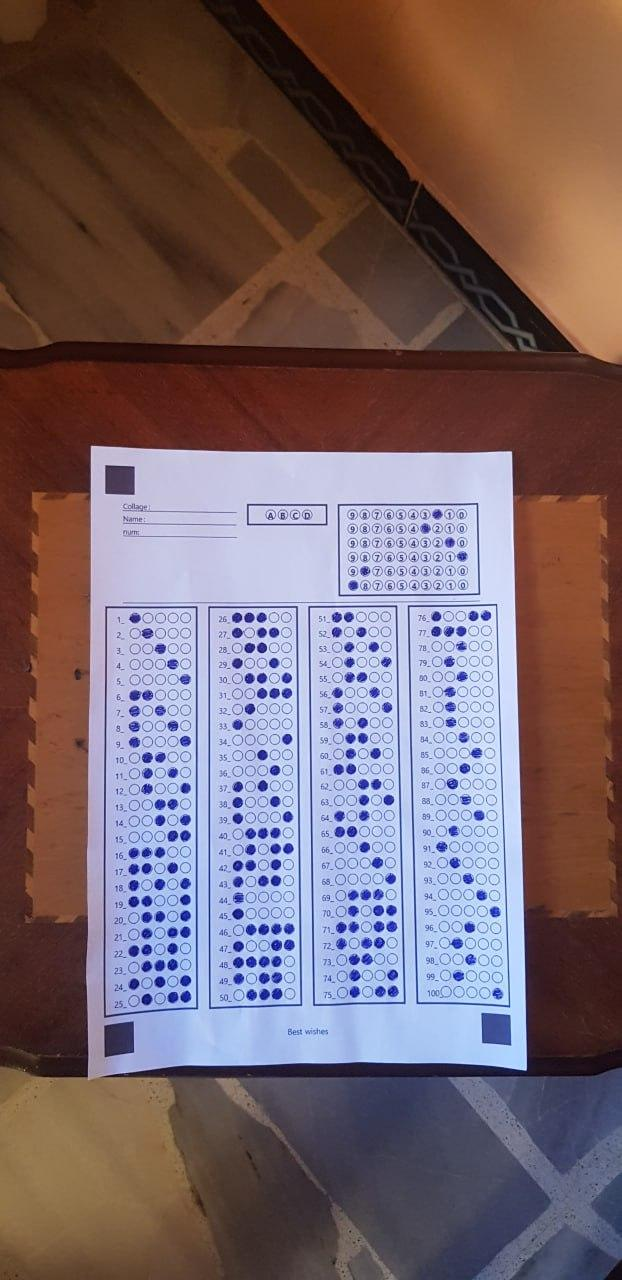
#> input picture Ai/layers/paper_detection/paper_align/p5.jpg, 622 x 1280 px, found by its file name
$ python debug.py
#> lines starting #> are read from the running program, lines starting #| are printed output that depends on the picture; after the words box and inside, x2 and y2 are one past the last pixel; in counts of white or black regions, pixels touching at a corner belong together
### Ai/libs/compass.py
import cv2
import numpy as np

def check_direction():
    pass


# this method returns the point with the biggest x+y value
# which means returns the right-bottom corner point of a square
def max_point(points):
    max = points[0]
    for point in points:
        if ((point[0]+point[1])>(max[0]+max[1])):
            max = point
    return max

def max_Y_point(points):
    max = points[0]
    for point in points:
        if (point[1]>max[1]):
            max = point
    return max

def max_X_point(points):
    max = points[0]
    for point in points:
        if (point[0]>max[0]):
            max = point
    return max

# [6 lines left out: function min_Y_point, not called in this run]

def min_X_point(points):
    min = points[0]
    for point in points:
        if (point[0]<min[0]):
            min = point
    return min


# this method returns the point with the biggest x+y value
# which means returns the right-bottom corner point of a square
def min_point(points):
    min = points[0]
    for point in points:
        if ((point[0]+point[1])<min[0]+min[1]):
            min = point
    return min

def min_Y_point(points):
    min = points[0]
    for point in points:
        if (point[1]<min[1]):
            min = point
    return min

# this method approximate a contour which it's shape is close to a rectangle shape into exact rectangle
# this function returns two points represents the rectangle of a rectangled contours
def fix_rectangled_countours(contrs ):
    formated_contrs = [ [i[0] for i in cnt ] for cnt in contrs]
    rectangles = []
    for formated_cnt in formated_contrs:
        if(type(formated_cnt[0]) != type(np.array([0,0]))):
            break
        l_top_point = (min_X_point(formated_cnt)[0] , min_Y_point(formated_cnt)[1] )
        r_bottom_point = (max_X_point(formated_cnt)[0] , max_Y_point(formated_cnt)[1] )

        rectangles.append({"L_top_point":l_top_point ,"R_bottom_point":r_bottom_point })

    return rectangles

# check if some point is close to a point within a squared reange
def in_squared_range(center, dist ,point):
    return ( abs(point[0]-center[0])<dist and abs(point[1]-center[1])<dist )

def is_point_in_clusters(clusters , point , range=10):
    for cluster in clusters:
        if(in_squared_range(cluster , range , point)):
            return True
    return False

def remove_cnt_duplicates(contrs , range):
    formated_contrs = [ {'cnt':[i[0] for i in cnt ]   , "R_bottom_point": (0,0) } for cnt in contrs]
    clusters = []
    L_bottom_points=[]
    cnts = []
    for i,formated_cnt in enumerate(formated_contrs):
        if(type(formated_cnt['cnt'][0]) != type(np.array([0,0]))):
            break
        formated_cnt["R_bottom_point"] = max_point(formated_cnt['cnt'])
        L_b_point = min_point(formated_cnt['cnt'])
        if (not is_point_in_clusters(clusters=clusters , point=formated_cnt["R_bottom_point"]  , range=range)):
            cnts.append(contrs[i])
            clusters.append(formated_cnt["R_bottom_point"])
            L_bottom_points.append(L_b_point)

    return cnts , clusters ,L_bottom_points

# [14 lines left out: function alignment_with_paper, not called in this run]


def alignment_with_paper2(L_top_R_bottom_shapes , tolerance = 4):
    for shape1 in L_top_R_bottom_shapes:
        for shape2 in L_top_R_bottom_shapes:
            if(shape1==shape2):
                continue
            if(is_point_on_line(0,shape1["R_bottom_point"][1] ,shape2["R_bottom_point"][0] ,shape2["R_bottom_point"][1] , tolerance)):
                return True ,[shape1["R_bottom_point"] , shape2["R_bottom_point"]]

    return False,[(0,0),(0,0)]

def cut_paper_border(L_top_R_bottom_shapes):
    r_bottoms = [x["R_bottom_point"] for x in L_top_R_bottom_shapes ]
    l_tops = [x["L_top_point"] for x in L_top_R_bottom_shapes ]

    return min_point(l_tops), max_point(r_bottoms)


# line's formula :
#  y = ax + c
def is_point_on_line(a , c , x, y,tolerance=3 ):
    # point has this form : (x , y)
    expected_y= a*x + c
    return abs(expected_y - y) < tolerance

# check if the countour formed a square
# [4 lines left out: function check_square, not called in this run]

def check_rectangle_with_ratio(countour , ratio , tolerance=0.1):
    _,_, w, h = cv2.boundingRect(countour)
    cnt_ratio = float(w)/h
    return cnt_ratio >= ratio-tolerance and cnt_ratio <= ratio+tolerance


### Ai/libs/contour.py

def filter_cnts_basedOn_num(contours , num):
    return  [cnt for cnt in contours if ( len(cnt)==num)]

### Ai/layers/paper_detection/paper_align/debug.py
import cv2
import numpy as np
import libs.compass as compass
import libs.contour as Cnt

# [33 lines left out: functions match_image_with_height, add_text_center, not called in this run]


def align_papers(image , contours ,border_tolerance=5 ):

    # # Filter contours by area and shape
    # remove contors with less than 500 pixel area
    filtered_contours = [cnt for cnt in contours if cv2.contourArea(cnt) > 500]

    # Approximate contours
    # aprocimate cotours to polygons shapes
    approxed_contours = [cv2.approxPolyDP(cnt, 0.1*cv2.arcLength(cnt, True), True) for cnt in filtered_contours]

    rectangled_contours = Cnt.filter_cnts_basedOn_num(approxed_contours , 4)

    squared_contours = [cnt for cnt in rectangled_contours if ( compass.check_rectangle_with_ratio(countour=cnt , ratio=1 , tolerance=0.2))]

    # remove duplicated squares
    squared_contours,_,_ = compass.remove_cnt_duplicates(squared_contours , 10)

    # this method approximate a contour which it's shape is close to a rectangle shape into exact rectangle
    squared_contours = compass.fix_rectangled_countours(squared_contours)

    # to draw rectangled contours
    # for rectangle in squared_contours:
    #     cv2.rectangle(image, rectangle["L_top_point"] , rectangle["R_bottom_point"] ,(0,255,0) , 2 )


    # check if the squares detected are 2
    if(len(squared_contours)!=3):
        add_text_center(image , " CANNOT DETECT PAPER'S BORDERS " , (0,100,255))
        return False , image


    # check if paper is alignmented verticaly
    check , horizon = compass.alignment_with_paper2(squared_contours , tolerance=30)

    if(not check):
        cv2.line(image , horizon[0], horizon[1] , (0,255,255),3)
        add_text_center(image , "!!! please align the paper correctly !!! " , (0,255,255))

    for rectangle in squared_contours:
        cv2.rectangle(image, rectangle["L_top_point"] , rectangle["R_bottom_point"] ,(0,255,0) , 2 )

    start , end = compass.cut_paper_border(squared_contours)


    tol = border_tolerance
    image = image[start[1]-tol:end[1]+tol ,start[0]-tol:end[0]+tol]

    return check,image

image = cv2.imread('Data/p5.jpg')
#> image is the input picture: shape (1280, 622, 3); mean B, G, R 105.7, 100, 118.8

# Convert to grayscale
gray = cv2.cvtColor(image, cv2.COLOR_BGR2GRAY)
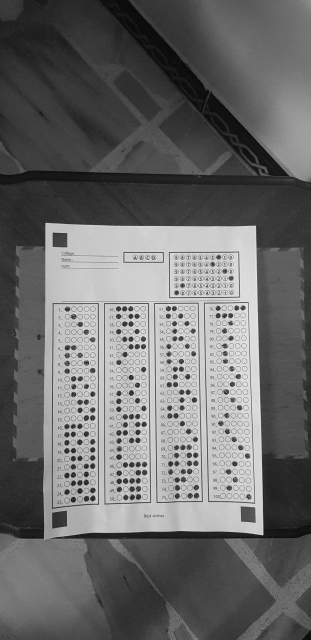
#> gray: shape (1280, 622) (shown at 1/2 size); min 2, max 251, mean 106.2

edges = cv2.Canny(gray, 50, 150)
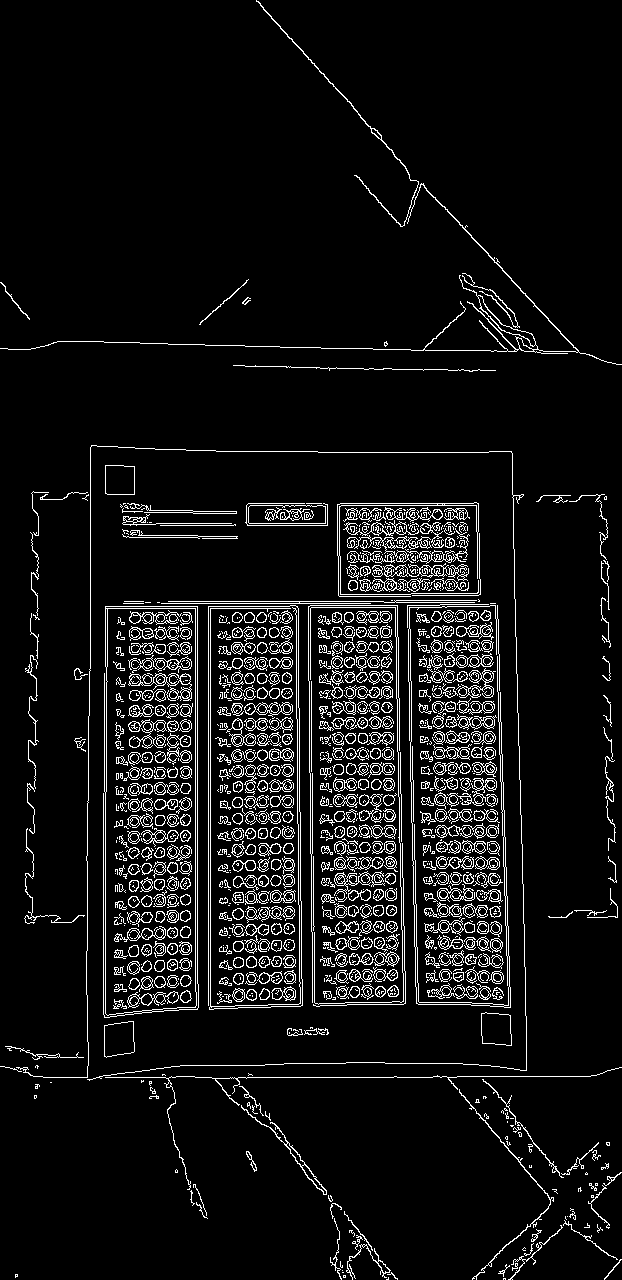
#> edges: shape (1280, 622); 7.2% white in thin lines or dots

# Find contours
contours, _ = cv2.findContours(edges, cv2.RETR_TREE, cv2.CHAIN_APPROX_SIMPLE)
#> contours = 2548 contours, 1555 with area under 20; largest, box (x1, y1, x2, y2) and area: (103, 606, 199, 1018) 37174, (105, 608, 197, 1016) 35950, (248, 505, 326, 524) 1369, (248, 505, 326, 524) 1368, (105, 606, 199, 1012) 1084

check , image = align_papers(image , contours)
#> in align_papers, `filtered_contours = [cnt for cnt in contours if cv2.contourArea(cnt) >..`: filtered_contours = 15 contours; largest, box (x1, y1, x2, y2) and area: (103, 606, 199, 1018) 37174, (105, 608, 197, 1016) 35950, (248, 505, 326, 524) 1369, (248, 505, 326, 524) 1368, (105, 606, 199, 1012) 1084
#> in align_papers, `approxed_contours = [cv2.approxPolyDP(cnt, 0.1*cv2.arcLength(cnt, True..`: approxed_contours = 15 contours, 9 with area under 20; largest, box (x1, y1, x2, y2) and area: (104, 1021, 135, 1057) 902, (481, 1013, 512, 1046) 868, (104, 1021, 135, 1058) 865, (482, 1013, 511, 1046) 812, (105, 465, 135, 495) 812, (105, 466, 135, 495) 757
#> in align_papers, `rectangled_contours = Cnt.filter_cnts_basedOn_num(approxed_contours , 4)`: rectangled_contours = 6 contours; box (x1, y1, x2, y2) and area: (104, 1021, 135, 1057) 902, (481, 1013, 512, 1046) 868, (104, 1021, 135, 1058) 865, (482, 1013, 511, 1046) 812, (105, 465, 135, 495) 812, (105, 466, 135, 495) 757
#> in align_papers, `squared_contours = [cnt for cnt in rectangled_contours if ( compass.ch..`: squared_contours has the same summary as rectangled_contours
#> in remove_cnt_duplicates, `formated_contrs = [ {'cnt':[i[0] for i in cnt ]   , "R_bottom_point": ..`: formated_contrs = 6 items
#> the loop in remove_cnt_duplicates, `for i,formated_cnt in enumerate(formated_contrs):` made 6 passes
#> L_b_point on passes 3 to 6: [481, 1013], [482, 1013], [105, 465], [105, 466]
#> after the loop in remove_cnt_duplicates, `for i,formated_cnt in enumerate(formated_contrs):`: L_bottom_points = [[104, 1025], [481, 1013], [105, 465]]; clusters = [[134, 1051], [511, 1045], [134, 494]]; cnts = 3 contours; box (x1, y1, x2, y2) and area: (104, 1021, 135, 1057) 902, (481, 1013, 512, 1046) 868, (105, 465, 135, 495) 812
#> in align_papers, `squared_contours,_,_ = compass.remove_cnt_duplicates(squared_contours ..`: squared_contours has the same summary as cnts in remove_cnt_duplicates
#> in fix_rectangled_countours, `formated_contrs = [ [i[0] for i in cnt ] for cnt in contrs]`: formated_contrs = [[[133, 1021], [104, 1025], [104, 1056], [134, 1051]], [[481, 1013], [482, 1043], [511, 1045], [510, 1015]], [[105, 465], [105, 493], [134, 494], [134, 466]]]
#> the loop in fix_rectangled_countours, `for formated_cnt in formated_contrs:` made 3 passes
#> formated_cnt on passes 2 to 3: [[481, 1013], [482, 1043], [511, 1045], [510, 1015]], [[105, 465], [105, 493], [134, 494], [134, 466]]
#> after the loop in fix_rectangled_countours, `for formated_cnt in formated_contrs:`: rectangles = 3 items
#> the loop in alignment_with_paper2, `for shape1 in L_top_R_bottom_shapes:` made 1 pass
#> shape1 on pass 1: {'L_top_point': (104, 1021), 'R_bottom_point': (134, 1056)}
#> in align_papers, `check , horizon = compass.alignment_with_paper2(squared_contours , tol..`: check = True; horizon = [(134, 1056), (511, 1045)]
#> the loop in align_papers, `for rectangle in squared_contours:` made 3 passes
#> rectangle on passes 1 to 3: {'L_top_point': (104, 1021), 'R_bottom_point': (134, 1056)}, {'L_top_point': (481, 1013), 'R_bottom_point': (511, 1045)}, {'L_top_point': (105, 465), 'R_bottom_point': (134, 494)}
#> after the loop in align_papers, `for rectangle in squared_contours:`:
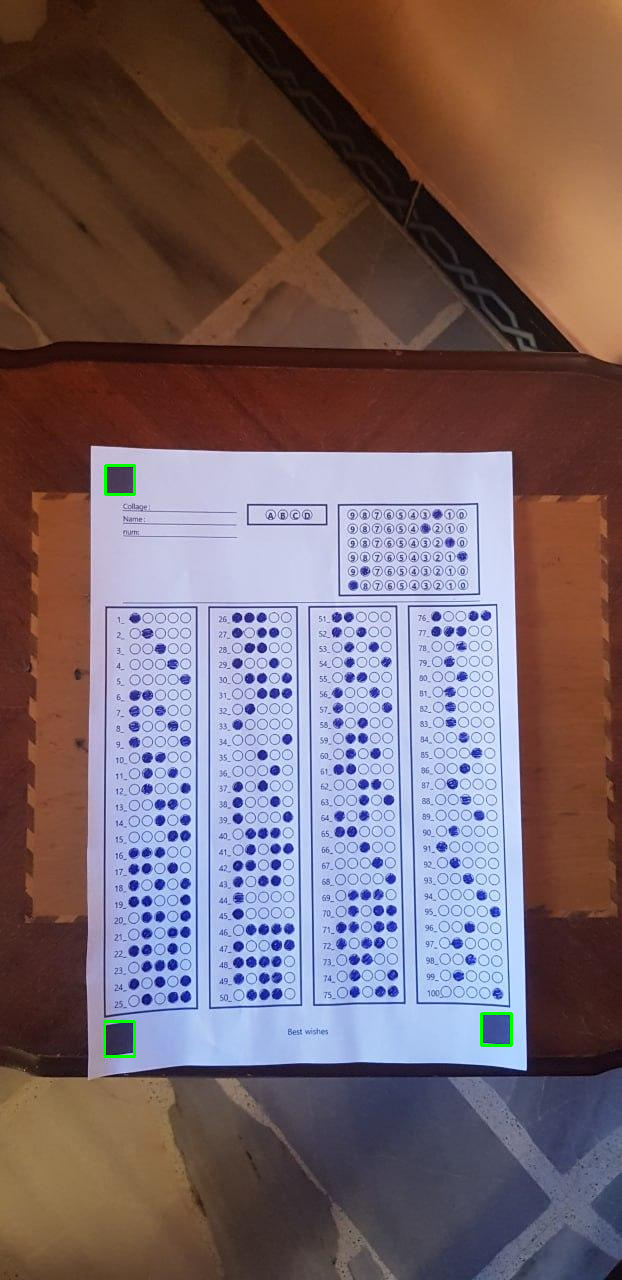
#> image: shape (1280, 622, 3); 0.14% of pixels changed, all inside (x1, y1, x2, y2) = (103, 464, 513, 1058)
#> in cut_paper_border, `r_bottoms = [x["R_bottom_point"] for x in L_top_R_bottom_shapes ]`: r_bottoms = [(134, 1056), (511, 1045), (134, 494)]
#> in cut_paper_border, `l_tops = [x["L_top_point"] for x in L_top_R_bottom_shapes ]`: l_tops = [(104, 1021), (481, 1013), (105, 465)]
#> in align_papers, `start , end = compass.cut_paper_border(squared_contours)`: start = (105, 465); end = (511, 1045)
#> in align_papers, `image = image[start[1]-tol:end[1]+tol ,start[0]-tol:end[0]+tol]`:
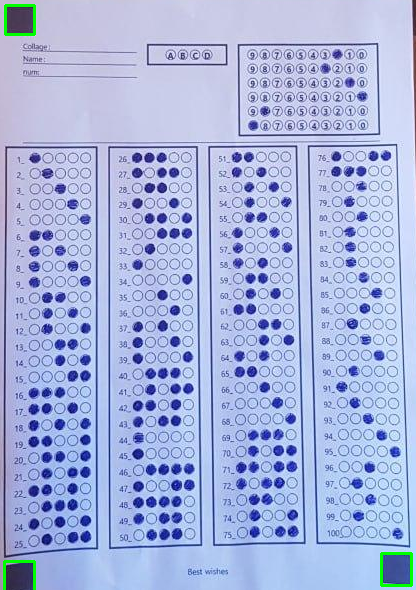
#> image: shape (590, 416, 3); mean B, G, R 222, 180.2, 167.3
#> check = True

cv2.imshow('original' , image)

cv2.waitKey(0)
cv2.destroyAllWindows()

$ run again, with Ai/layers/paper_detection/paper_align/p4.jpg copied over Ai/layers/paper_detection/paper_align/p5.jpg
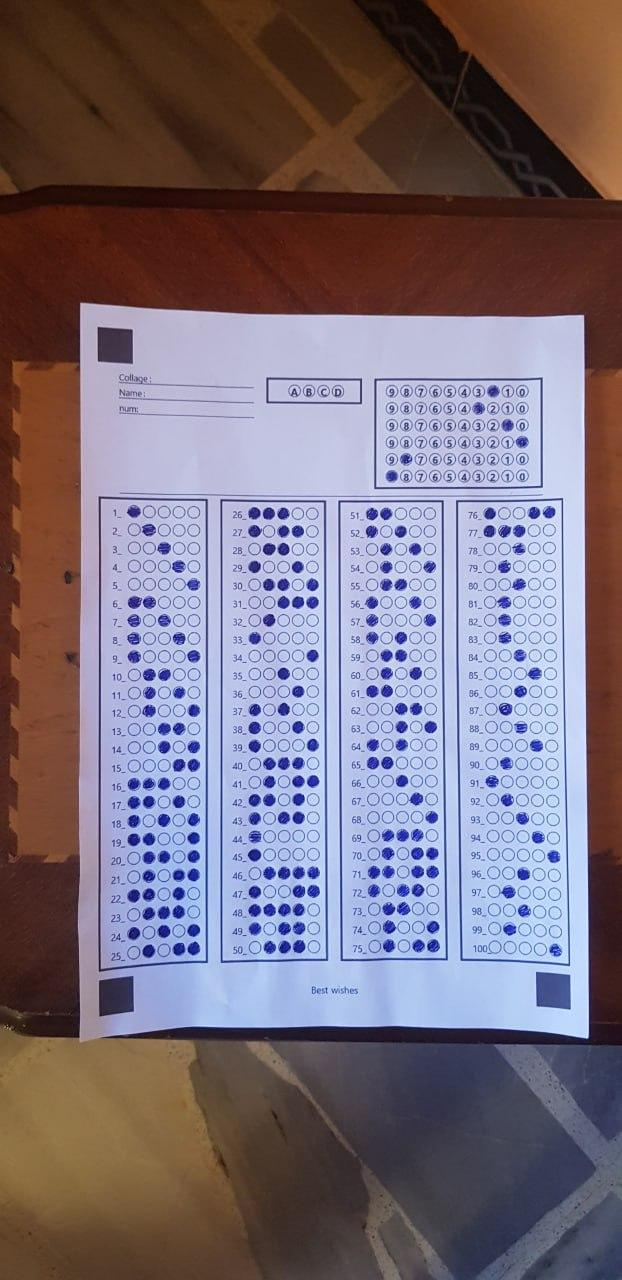
#> input picture Ai/layers/paper_detection/paper_align/p4.jpg, 622 x 1280 px, found by its file name
#> image is the input picture: shape (1280, 622, 3); mean B, G, R 122.5, 110.3, 122.1
#> `edges = cv2.Canny(gray, 50, 150)`:
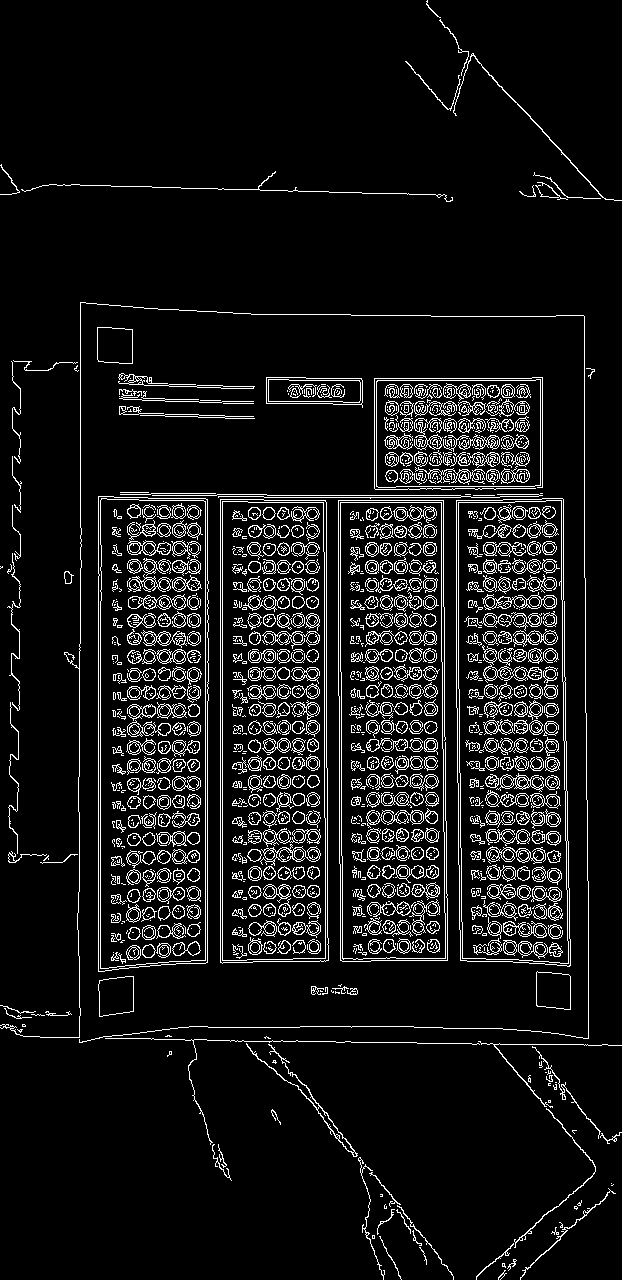
#> edges: shape (1280, 622); 8.3% white in thin lines or dots
#> contours = 2990 contours, 1912 with area under 20; largest, box (x1, y1, x2, y2) and area: (98, 496, 209, 972) 51126, (98, 496, 209, 972) 51124, (456, 498, 571, 967) 50068, (220, 499, 329, 964) 49153, (220, 499, 329, 964) 49151
#> filtered_contours = 26 contours; largest, box (x1, y1, x2, y2) and area: (98, 496, 209, 972) 51126, (98, 496, 209, 972) 51124, (456, 498, 571, 967) 50068, (220, 499, 329, 964) 49153, (220, 499, 329, 964) 49151
#> approxed_contours = 26 contours, 17 with area under 20; largest, box (x1, y1, x2, y2) and area: (376, 379, 541, 487) 17330, (376, 380, 541, 486) 17062, (266, 377, 363, 408) 1377, (99, 976, 134, 1017) 1207, (97, 327, 133, 364) 1172
#> rectangled_contours = 8 contours; box (x1, y1, x2, y2) and area: (376, 379, 541, 487) 17330, (376, 380, 541, 486) 17062, (99, 976, 134, 1017) 1207, (97, 327, 133, 364) 1172, (99, 976, 134, 1017) 1144, (536, 971, 571, 1010) 1124, (97, 328, 133, 363) 1104, (536, 971, 571, 1010) 1094
#> in align_papers, `squared_contours = [cnt for cnt in rectangled_contours if ( compass.ch..`: squared_contours = 6 contours; box (x1, y1, x2, y2) and area: (99, 976, 134, 1017) 1207, (97, 327, 133, 364) 1172, (99, 976, 134, 1017) 1144, (536, 971, 571, 1010) 1124, (97, 328, 133, 363) 1104, (536, 971, 571, 1010) 1094
#> in remove_cnt_duplicates, `formated_contrs = [ {'cnt':[i[0] for i in cnt ]   , "R_bottom_point": ..`: formated_contrs = 6 items
#> the loop in remove_cnt_duplicates, `for i,formated_cnt in enumerate(formated_contrs):` made 6 passes
#> L_b_point on passes 3 to 6: [537, 971], [537, 971], [97, 327], [97, 328]
#> after the loop in remove_cnt_duplicates, `for i,formated_cnt in enumerate(formated_contrs):`: L_bottom_points = [[99, 980], [537, 971], [97, 327]]; clusters = [[133, 1011], [570, 1009], [132, 363]]; cnts = 3 contours; box (x1, y1, x2, y2) and area: (99, 976, 134, 1017) 1207, (97, 327, 133, 364) 1172, (536, 971, 571, 1010) 1124
#> in align_papers, `squared_contours,_,_ = compass.remove_cnt_duplicates(squared_contours ..`: squared_contours has the same summary as cnts in remove_cnt_duplicates
#> in fix_rectangled_countours, `formated_contrs = [ [i[0] for i in cnt ] for cnt in contrs]`: formated_contrs = [[[133, 976], [99, 980], [99, 1016], [133, 1011]], [[537, 971], [536, 1005], [570, 1009], [570, 976]], [[97, 327], [98, 361], [132, 363], [132, 329]]]
#> the loop in fix_rectangled_countours, `for formated_cnt in formated_contrs:` made 3 passes
#> (formated_cnt, l_top_point, r_bottom_point) on pass 1: ([[133, 976], [99, 980], [99, 1016], [133, 1011]], (99, 976), (133, 1016))
#> after the loop in fix_rectangled_countours, `for formated_cnt in formated_contrs:`: rectangles = 3 items
#> the loop in alignment_with_paper2, `for shape1 in L_top_R_bottom_shapes:` made 1 pass
#> shape1 on pass 1: {'L_top_point': (99, 976), 'R_bottom_point': (133, 1016)}
#> in align_papers, `check , horizon = compass.alignment_with_paper2(squared_contours , tol..`: check = True; horizon = [(133, 1016), (570, 1009)]
#> the loop in align_papers, `for rectangle in squared_contours:` made 3 passes
#> rectangle on passes 1 to 3: {'L_top_point': (99, 976), 'R_bottom_point': (133, 1016)}, {'L_top_point': (536, 971), 'R_bottom_point': (570, 1009)}, {'L_top_point': (97, 327), 'R_bottom_point': (132, 363)}
#> r_bottoms = [(133, 1016), (570, 1009), (132, 363)]
#> l_tops = [(99, 976), (536, 971), (97, 327)]
#> start = (97, 327); end = (570, 1009)
#> in align_papers, `image = image[start[1]-tol:end[1]+tol ,start[0]-tol:end[0]+tol]`:
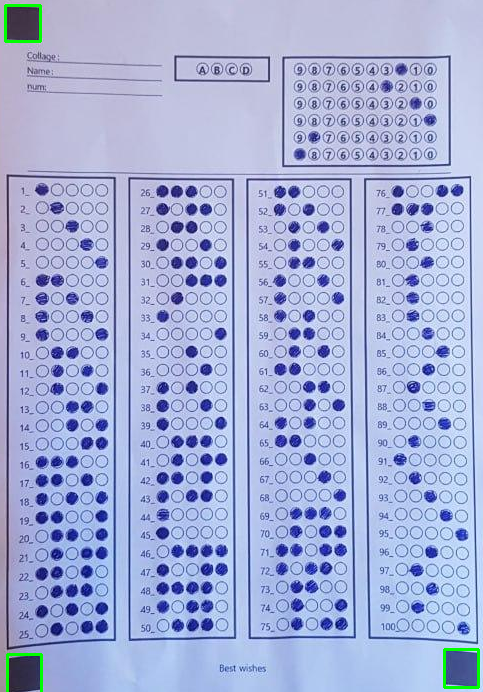
#> image: shape (692, 483, 3); mean B, G, R 216.3, 175.6, 164.8
#> `check , image = align_papers(image , contours)`: check = True
